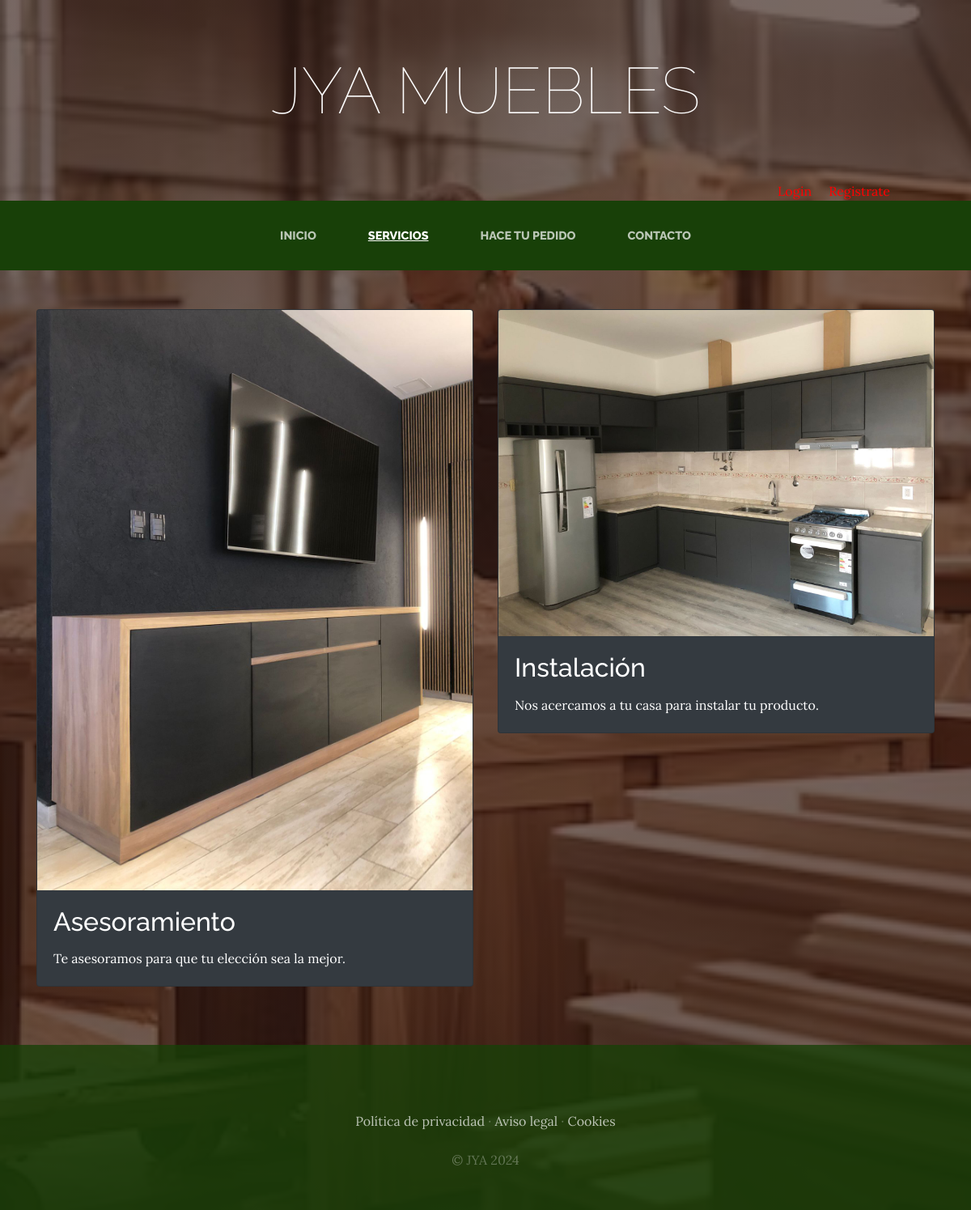
The app's page /servicios/ with its own data.
### serviciosapp/models.py (models this page shows, shortened)
class Servicio(models.Model):
    titulo = models.CharField(max_length=50)
    contenido = models.CharField(max_length=50)
    imagen = models.ImageField(upload_to='serviciosapp')
    created = models.DateTimeField(auto_now_add=True) # PARA QUE AGREGE LA FECHA DE FORMA AUTOMATICA
    updated = models.DateTimeField(auto_now_add=True)
    class Meta:
        verbose_name = "servicio"
        verbose_name_plural = "servicios"

### serviciosapp/views.py (the view)
# urls.py: path('servicios/', include('serviciosapp.urls')),
def servicios(request):
    servicios = Servicio.objects.all()
    return render(request, "servicios/servicios.html", {"servicios":servicios})

### carritoapp/context_processor.py (called while the page is built)
def importe_total_carrito(request):
    importe_total = 0
    if request.user.is_authenticated:
        for key, value in request.session["carrito"].items():
            importe_total = importe_total + float(value["precio"])
    else:
        importe_total = "Inicia sesión para acceder a la tienda"
    return {"importe_total_carrito": importe_total}

### serviciosapp/templates/servicios/servicios.html
{% extends "approyecto/base.html" %}
{% load static %}
{% block content %}
<div class="container my-5">
    <div class="row">
        {% for servicio in servicios %}
        <div class="col-md-6 mb-4">
            <div class="card bg-dark text-white">
                <img src="{{servicio.imagen.url}}" class="card-img-top" alt="{{ servicio.titulo }}">
                <div class="card-body">
                    <h2 class="card-title">{{ servicio.titulo }}</h2>
                    <p class="card-text">{{ servicio.contenido }}</p>
                </div>
            </div>
        </div>
        {% endfor %}
    </div>
</div>
{% endblock %}

### approyecto/static/approyecto/css/gestion.css (style rules this page uses)
body { font-family: 'Lora'; background: linear-gradient(rgba(47, 23, 15, 0.65), rgba(47, 23, 15, 0.65)), url("/static/approyecto/img/muebles.jpg"); background-attachment: fixed; background-position: center; background-size: cover; }
h1, h2, h3, h4, h5, h6 { font-family: 'Raleway'; }
p { line-height: 1.75; }

### records on screen
Servicio: imagen (picture), titulo "Asesoramiento", contenido "Te asesoramos para que tu elección sea la mejor."
Servicio: imagen (picture), titulo "Instalación", contenido "Nos acercamos a tu casa para instalar tu producto."
